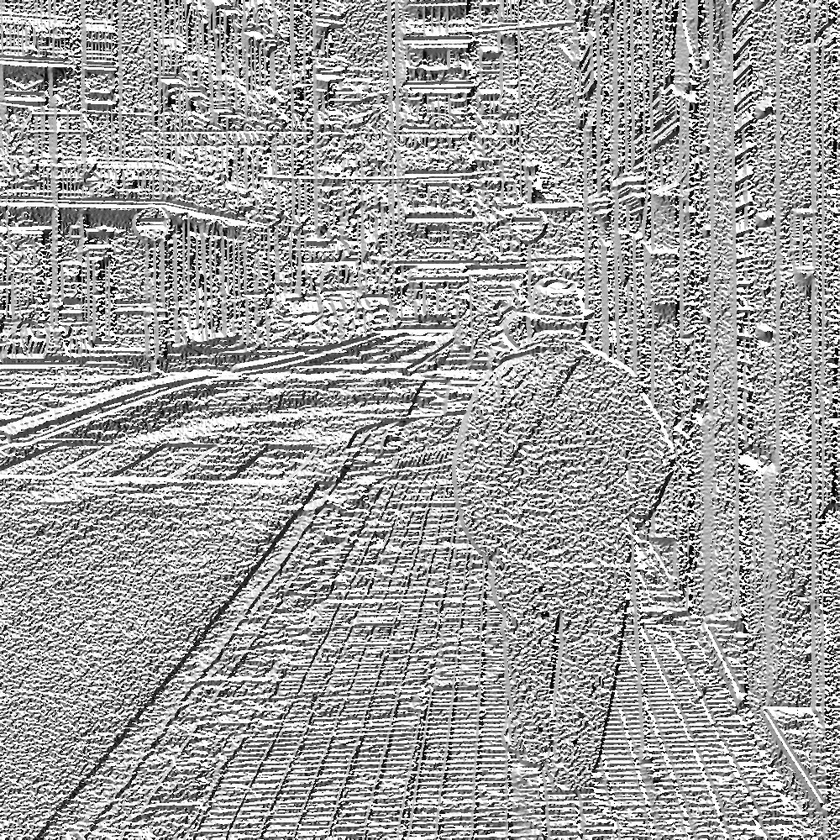
//> input picture direction.jpg, 840 x 840 px, shrunk from 1000 x 1000 before the run
$ ./noentry direction.jpg   (built with g++ and OpenCV 4)
//> lines starting //> are read from the running program, lines starting //| are printed output that depends on the picture; after the words box and inside, x2 and y2 are one past the last pixel; in counts of white or black regions, pixels touching at a corner belong together
#include <stdio.h>
#include "opencv2/objdetect/objdetect.hpp"
#include "opencv2/opencv.hpp"
#include "opencv2/core/core.hpp"
#include "opencv2/highgui/highgui.hpp"
#include "opencv2/imgproc/imgproc.hpp"
#include <iostream>
#include <math.h>
#define Pi 3.14159265

using namespace std;
using namespace cv;

int ***malloc3dArray(int dim1, int dim2, int dim3);
int **malloc2dArray(int dim1, int dim2);
void detectAndDisplay( Mat frame );
void sobelXY(Mat &input, int size, Mat &outputX, Mat &outputY);
void threshold(Mat &input, int t);
void houghcircleTrans(int threshold, Mat &magnitude, Mat &direction, vector<Vec3f> &circles);
void houghlineTrans(Mat &input, Mat &direction, Mat &lines);
int calculateTP(vector<Rect> &faces, Rect groundTruth);

// static int H[1000 + 2 * 200][1000 + 2 * 200][200] = {};
// static int H2[1000 + 2 * 200][1000 + 2 * 200] = {};

String cascade_name = "./NoEntrycascade/cascade.xml";
CascadeClassifier cascade;

/** @function main */
int main( int argc, const char** argv )
{
       // 1. Read Input Image
	Mat frame = imread(argv[1], CV_LOAD_IMAGE_COLOR);
//> frame is the input picture: 840 rows x 840 cols, CV_8UC3; min 0, max 255, mean 159.8

	// 2. Load the Strong Classifier in a structure called `Cascade'
	if( !cascade.load( cascade_name ) ){ printf("--(!)Error loading\n"); return -1; };

	// 3. Detect Faces and Display Result
	detectAndDisplay( frame );

	// 4. Save Result Image
	imwrite( "detected.jpg", frame );
    imshow("detected", frame);
	return 0;
}

void detectAndDisplay( Mat frame )
{
	std::vector<Rect> faces;
	Mat frame_gray;
    Mat gray;
    vector<Vec3f> circles;
	// 1. Prepare Image by turning it into Grayscale and normalising lighting
	cvtColor( frame, frame_gray, CV_BGR2GRAY );
	equalizeHist( frame_gray, frame_gray );

    GaussianBlur(frame_gray, gray, Size(9, 9), 2, 2, BORDER_REPLICATE);
    // GaussianBlur(frame_gray, gray, Size(3, 3), 0, 0);

    Mat sobelx;
    Mat sobely;
    sobelXY(gray, 3, sobelx, sobely);
//> after the loop in sobelXY, `for ( int i = 0; i < input.rows; i++ )`:
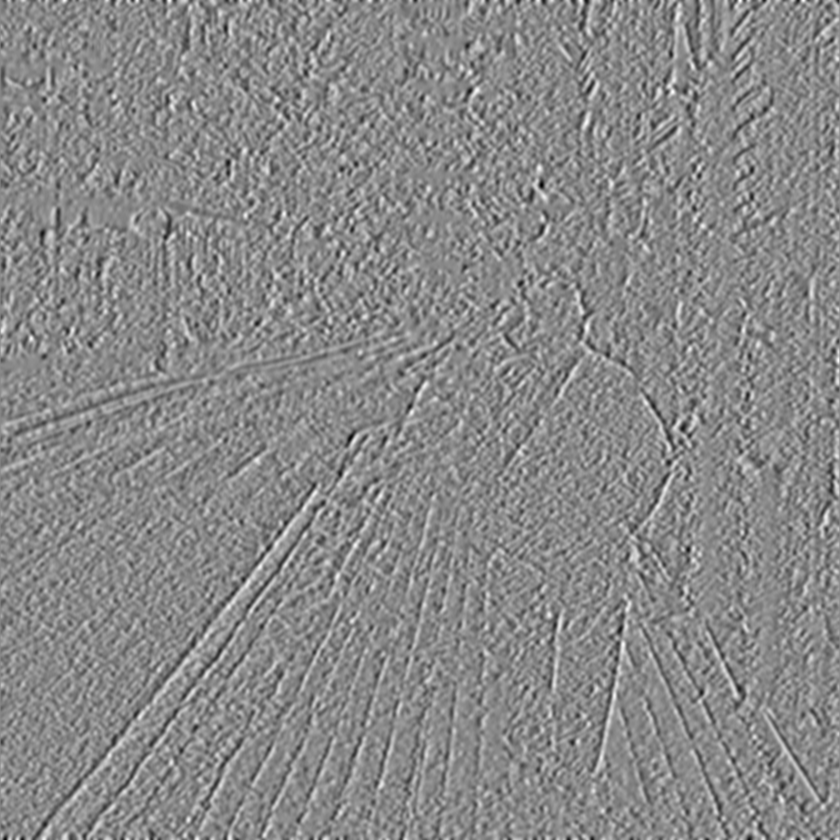
//> outputX: 840 rows x 840 cols, CV_32FC1; min -264, max 227, mean 0; drawn with min black and max white
//> after the loop in sobelXY, `for ( int i = 0; i < input.rows; i++ )`:
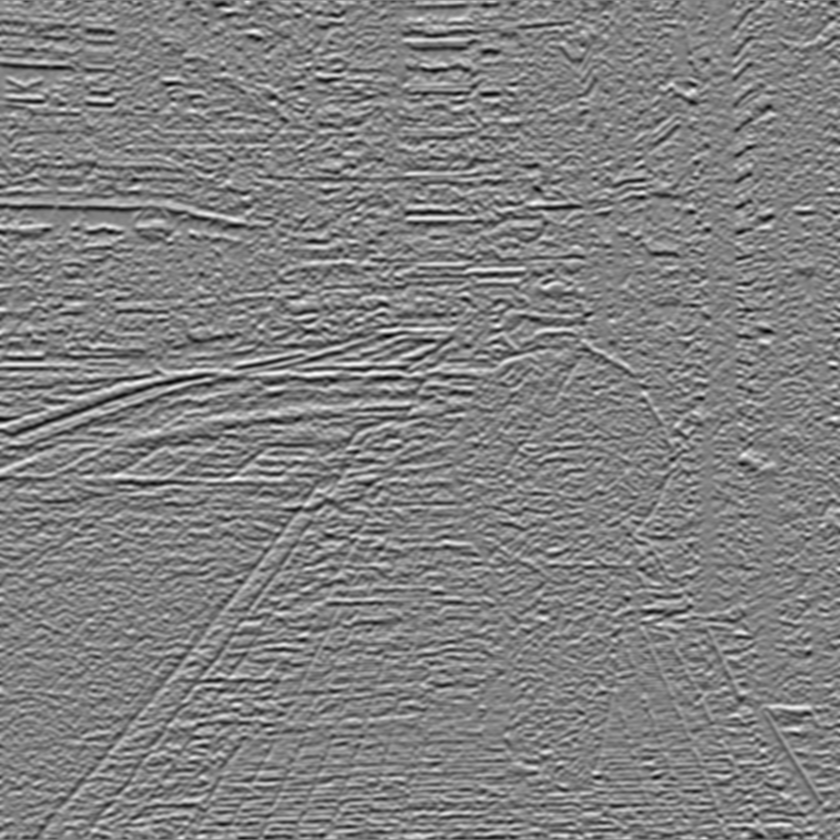
//> outputY: 840 rows x 840 cols, CV_32FC1; min -304, max 295, mean 0; drawn with min black and max white

    Mat magnitude;
    magnitude.create(gray.size(), DataType<float>::type);
    cv::magnitude(sobelx, sobely, magnitude);

    Mat direction;
    cv::phase(sobelx, sobely, direction, false);
    // normalize(magnitude, magnitude, 0, 255, NORM_MINMAX, CV_32F);

    normalize(magnitude, magnitude, 0, 255, NORM_MINMAX, CV_8UC1);
//> magnitude: 840 rows x 840 cols, CV_8UC1
    threshold(magnitude, 70);
    imwrite("threshold_mag.jpg", magnitude);

    Mat thre_line;
    houghlineTrans(magnitude, direction, thre_line);
    houghcircleTrans(70, magnitude, direction, circles);

    cascade.detectMultiScale( frame_gray, faces, 1.1, 1, 0|CV_HAAR_SCALE_IMAGE, Size(10, 10), Size(300,300) );

    // filter by circle
    vector<Rect> no_entry;
    for(size_t i = 0; i < faces.size(); i++) {
        Rect face = faces[i];
        for(size_t j = 0; j < circles.size(); j++) {
            Point center(cvRound(circles[j][0]), cvRound(circles[j][1]));
            if(center.x > face.x && center.x < face.x+face.width && center.y > face.y && center.y < face.y+face.height) {
                no_entry.push_back(face);
                continue;
            }
        }
		rectangle(frame, Point(faces[i].x, faces[i].y), Point(faces[i].x + faces[i].width, faces[i].y + faces[i].height), Scalar( 0, 0, 255 ), 2);
	}

    for(size_t i = 0; i < no_entry.size(); i++) {
        rectangle(frame, Point(no_entry[i].x, no_entry[i].y), Point(no_entry[i].x + no_entry[i].width, no_entry[i].y + no_entry[i].height), Scalar( 0, 255, 0 ), 2);
    }

    for (size_t i = 0; i < circles.size(); i++) {
        Point center(cvRound(circles[i][0]), cvRound(circles[i][1]));
        int radius = cvRound(circles[i][2]);

        // circle( frame, center, 0, Scalar(0, 255, 0), -1, 8, 0 );
        circle( frame, center, radius, Scalar(255, 0, 0), 3, 8, 0 );
    }
    // imshow("dectected", frame);
}

// [15 lines of commented-out code are left out]
int ***malloc3dArray(int dim1, int dim2, int dim3) {
    int i, j, k;
    int ***array = (int ***) malloc(dim1 * sizeof(int **));

    for (i = 0; i < dim1; i++) {
        array[i] = (int **) malloc(dim2 * sizeof(int *));
	    for (j = 0; j < dim2; j++) {
  	        array[i][j] = (int *) malloc(dim3 * sizeof(int));
	    }
    }
    return array;
}

int **malloc2dArray(int dim1, int dim2) {
    int i, j;
    int **array = (int **) malloc(dim1 * sizeof(int *));

    for (i = 0; i < dim1; i++) {
        array[i] = (int *) malloc(dim2 * sizeof(int));
    }
    return array;
}

void threshold(Mat &input, int t) {
//> called with t = 70
	for(int i = 0; i < input.rows; i++) {
		for(int j = 0; j < input.cols; j++) {
			int val = (int) input.at<uchar>(i, j);
			if(val > t) {
				input.at<uchar>(i,j) = (uchar) 255;
			} else {
				input.at<uchar>(i,j) = (uchar) 0;
			}
		}
	}
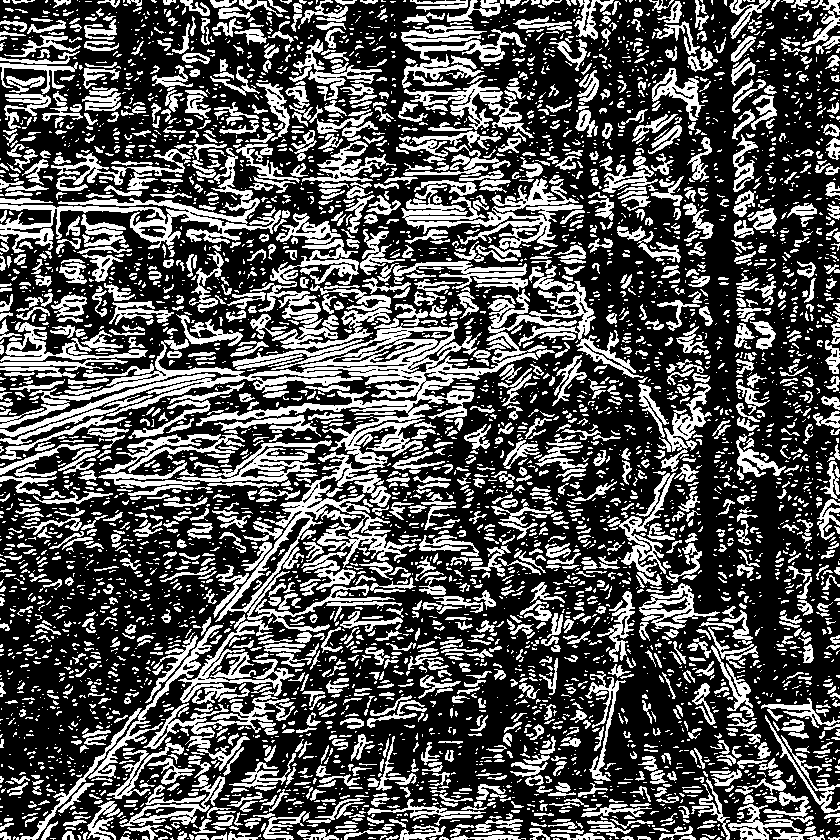
//> input: 840 rows x 840 cols, CV_8UC1; 33.3% white; 5098 white regions (3399 under 20 px), largest, box (x1, y1, x2, y2) and area: (0, 281, 644, 632) 26256, (0, 148, 281, 253) 5162, (143, 614, 295, 749) 4411
}

void houghcircleTrans(int threshold, Mat &magnitude, Mat &direction, vector<Vec3f> &circles) {
    int width = magnitude.rows;
    int height = magnitude.cols;

    int r_min = 0;
    int r_max = 100;

    int ***H = malloc3dArray(width, height, r_max-r_min);
    for (int i = 0; i < width; i++) {
        for (int j = 0; j < height; j++) {
            for (int r = 0; r < r_max; r++) {
                H[i][j][r] = 0;
            }
        }
    }

    // calculate hough space for every different radius
    for (int x = 0; x < width; x++) {
        for (int y = 0; y < height; y++) {
            if(magnitude.at<uchar>(x, y) == 0) continue;

            for (int r = 0; r < r_max; r++) {
                // int x0, y0;
                // x0 = x + r * int(cos(direction.at<float>(x, y)));
                // y0 = y + r * int(sin(direction.at<float>(x, y)));
                int xc = int(r * sin(direction.at<float>(x,y)));
				int yc = int(r * cos(direction.at<float>(x,y)));
				int x0 = x - xc;
				int y0 = y - yc;

                if(x0 >= 0 && x0 < width && y0 >= 0 && y0 < height) {
                    H[x0][y0][r] += 1;
                }

                // x0 = x - r * int(cos(direction.at<float>(x, y)));
                // y0 = y - r * int(sin(direction.at<float>(x, y)));
				int x1 = x + xc;
				int y1 = y + yc;
                if(x1 >= 0 && x1 < width && y1 >= 0 && y1 < height) {
                    H[x1][y1][r] += 1;
                }
            }
        }
    }

    // sum hough space together
    Mat hough_sum(width, height, CV_32FC1);
    for (int x = 0; x < width; x++) {
        for (int y = 0; y < height; y++) {
            for (int r = r_min; r < r_max; r++) {
                hough_sum.at<float>(x,y) += H[x][y][r];
            }
        }
    }

    imwrite("houghCircle_space.jpg", hough_sum);

    // [17 lines of commented-out code are left out]


	for (int x = 0; x < width; x++) {
        for (int y = 0; y < height; y++) {
			map<int, int> hashMap;
            for (int r = r_min; r < r_max; r++) {
				if(H[x][y][r] > 15) hashMap[r] = H[x][y][r];
            }
            bool flag = true;
			for(map<int, int>::const_iterator iterator = hashMap.begin(); iterator != hashMap.end(); iterator++) {
				for(int i = 0; i < circles.size(); i++) {
					Vec3f circle = circles[i];
					int r = circle[2];
					if(iterator->first > r-6 && iterator->first < r+6) flag = false;
				}
				if(flag == true) {
					Vec3f circle(y, x, iterator->first);
					// std::cout << x << ' ' << y << << ' ' << "radius: " << iterator->first << endl;
					circles.push_back(circle);
				}
			}
        }
    }
}

void houghlineTrans(Mat &input, Mat &direction, Mat &lines) {
	int diagnol = sqrt(pow(input.rows,2)+pow(input.cols,2));
//> diagnol = 1187

	int **hough_space = malloc2dArray(diagnol,360);
    for (int i = 0; i < diagnol; i++) {
        for (int j = 0; j < 360; j++) {
            hough_space[i][j] = 0;
        }
    }
    for (int x = 0; x < input.rows; x++) {
        for (int y = 0; y < input.cols; y++) {
			if(input.at<uchar>(x,y) == 255) {
				int th = int(direction.at<float>(x,y)*(180/Pi)) + 180;
				for(int t = th-5; t <= th+5; t++) {
					int theta = (t+360) % 360;
					float radience = (theta-180)*(Pi/180);
					int xc = int(x * sin(radience));
					int yc = int(y * cos(radience));
					int r = xc + yc;
					if(r >= 0 && r <= diagnol) {
						hough_space[r][theta] += 1;
					}
				}
			}
        }
    }

	Mat rtheta(diagnol, 360, CV_32FC1, Scalar(0));

    float max_v = 0.0f;
    for (int r = 0; r < diagnol; r++) {
        for (int t = 0; t < 360; t++) {
			rtheta.at<float>(r,t) = hough_space[r][t];
            if(hough_space[r][t] > max_v) max_v = hough_space[r][t];
        }
    }
//> this loop made 1187 passes
//> max_v on passes 1 to 3: 30, 42, 42
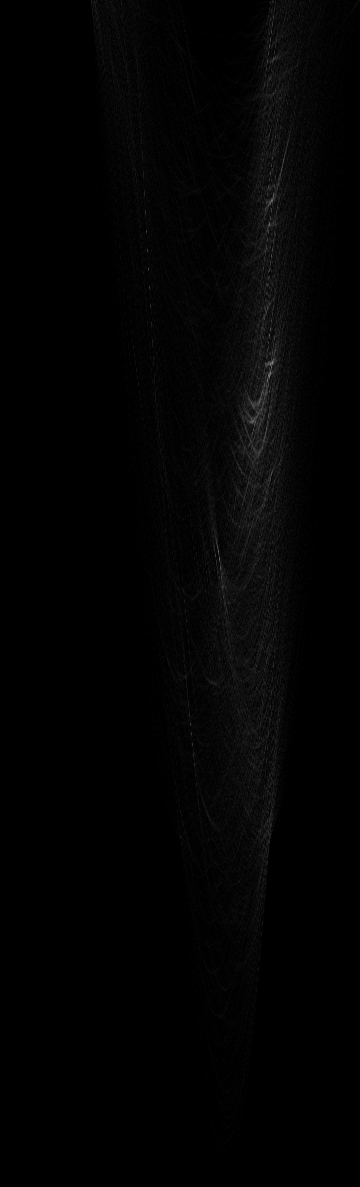
//> rtheta: 1187 rows x 360 cols, CV_32FC1; min 0, max 136, mean 3
//> after the loop, max_v = 136
    // [6 lines of commented-out code are left out]

	Mat img_threshold;
    normalize(rtheta, img_threshold, 0, 255, NORM_MINMAX, CV_8UC1);
	threshold(img_threshold, 10);
//> after the loop in threshold (call 2), `for(int i = 0; i < input.rows; i++)`: input: 1187 rows x 360 cols, CV_8UC1; 17.9% white; 3217 white regions (3153 under 20 px), largest, box (x1, y1, x2, y2) and area: (165, 0, 325, 972) 61315, (91, 0, 155, 249) 4565, (168, 289, 200, 344) 297

	Mat houghLineSpace(input.rows, input.cols, CV_32FC1, Scalar(0));

	for(int r = 0; r < rtheta.rows; r++) {
		for(int th = 0; th < rtheta.cols; th++) {
			if(img_threshold.at<uchar>(r,th) == 255) {
				float radience = (th-180) * (Pi/180);
				for(int x = 0; x < input.cols; x++) {
					int y = ((-cos(radience))/sin(radience))*x + (r/sin(radience));

					if(y >= 0 && y < input.rows) {
						houghLineSpace.at<float>(y,x)++;
					}
				}
			}
		}
	}

	Mat threLines;
    normalize(houghLineSpace, threLines, 0, 255, NORM_MINMAX, CV_8UC1);
    imwrite("hough_lines_space.jpg", houghLineSpace);
	threshold(threLines, 100);
//> call 3 of threshold, with t = 100
//> after the loop in threshold (call 3), `for(int i = 0; i < input.rows; i++)`:
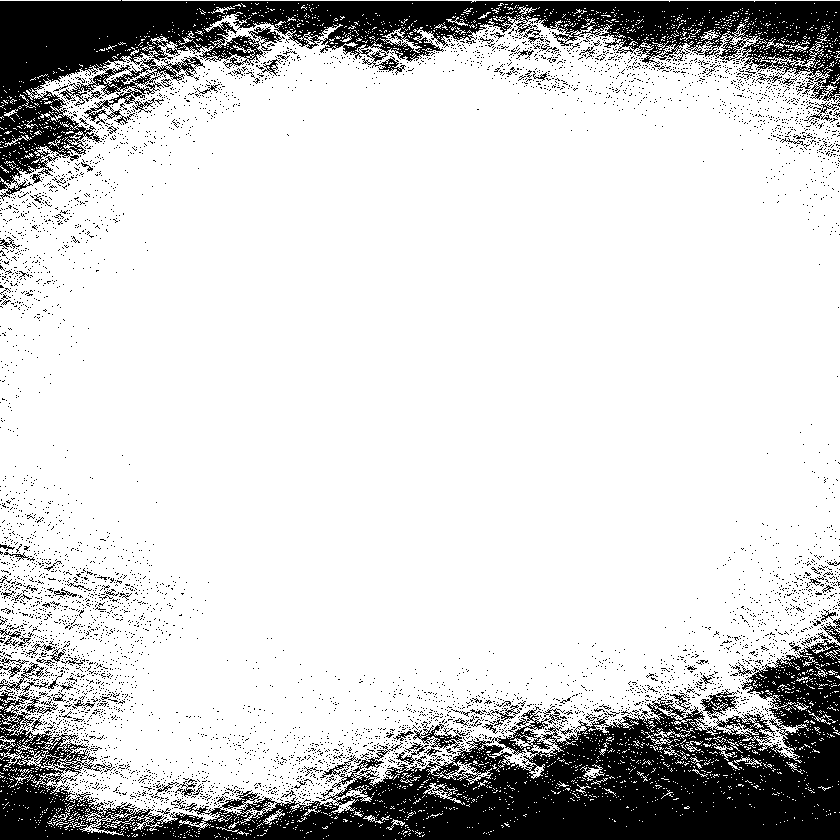
//> input: 840 rows x 840 cols, CV_8UC1; 81.9% white; 5668 black regions (5568 under 20 px), largest, box (x1, y1, x2, y2) and area: (0, 640, 840, 840) 65723, (0, 0, 840, 201) 46045, (248, 26, 285, 51) 276
//> after the loop in houghcircleTrans, `for (int x = 0; x < width; x++)`:
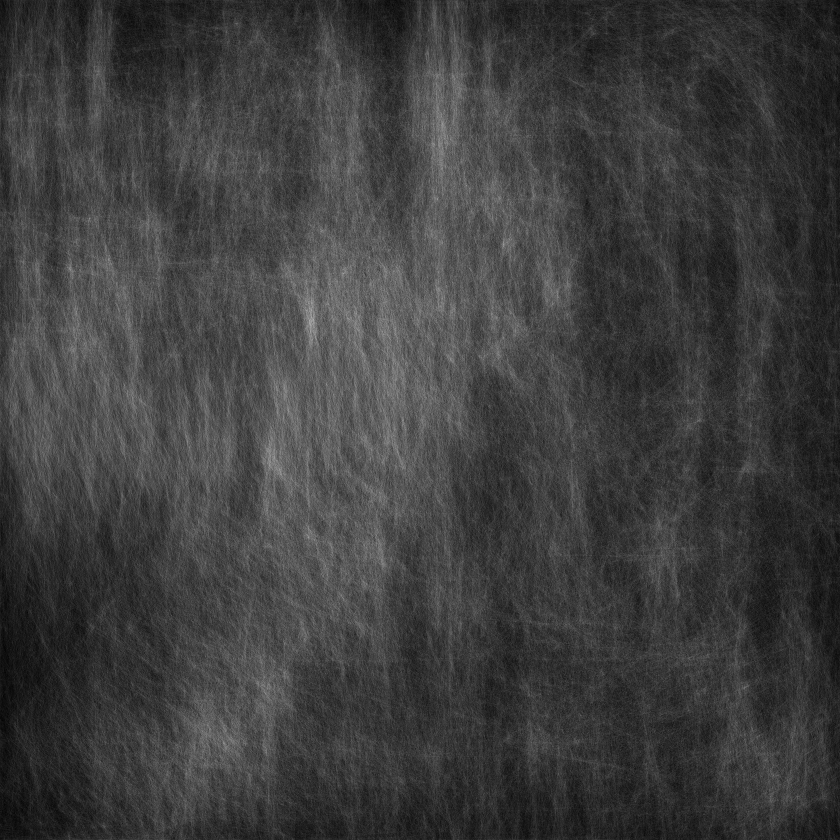
//> hough_sum: 840 rows x 840 cols, CV_32FC1; min 4, max 172, mean 62
//> after the loop in houghcircleTrans, `for (int x = 0; x < width; x++)`: circles = 2 items: [701, 36, 4], [148, 222, 16]
//> in detectAndDisplay, `cascade.detectMultiScale( frame_gray, faces, 1.1, 1, 0|CV_HAAR_SCALE_I..`: faces = 19 Rects (x, y, width, height), first 8: [48, 56, 21, 21], [98, 91, 22, 22], [65, 102, 20, 20], [207, 138, 20, 20], [53, 195, 21, 21], [539, 193, 24, 24], [433, 210, 20, 20], [459, 209, 21, 21]
//> the loop in detectAndDisplay, `for(size_t i = 0; i < faces.size(); i++)` made 19 passes
//> face on passes 1 to 12: Rect(48, 56, 21, 21), Rect(98, 91, 22, 22), Rect(65, 102, 20, 20), Rect(207, 138, 20, 20), Rect(53, 195, 21, 21), Rect(539, 193, 24, 24), Rect(433, 210, 20, 20), Rect(459, 209, 21, 21), Rect(35, 218, 20, 20), Rect(80, 220, 21, 21), Rect(374, 405, 22, 22), Rect(32, 467, 21, 21)
//> the loop in detectAndDisplay, `for (size_t i = 0; i < circles.size(); i++)` made 2 passes
//> after the loop in detectAndDisplay, `for (size_t i = 0; i < circles.size(); i++)`:
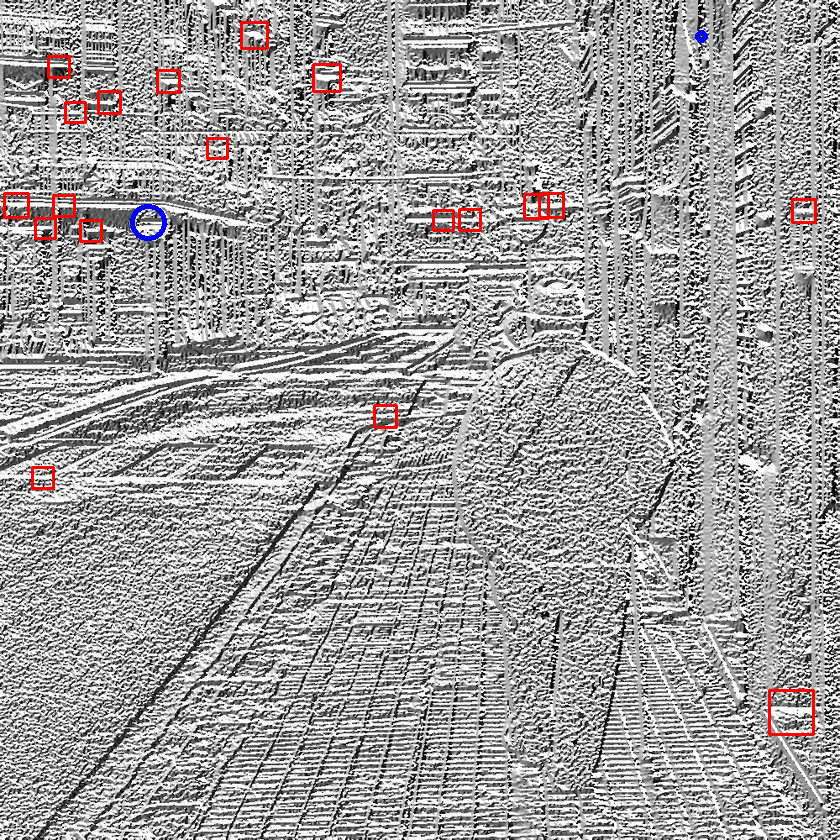
//> frame: 840 rows x 840 cols, CV_8UC3; mean B, G, R 158.7, 158.5, 160.3
    lines = threLines;
    imwrite("threshold_lines.jpg", threLines);
}

void sobelXY(cv::Mat &input, int size, cv::Mat &outputX, cv::Mat &outputY) {
    outputX.create(input.size(), DataType<float>::type);
    outputY.create(input.size(), DataType<float>::type);

    Mat kX = getGaussianKernel(size, -1);
    Mat kY = getGaussianKernel(size, -1);
    Mat sobelx = kX * kY.t();
    Mat sobely = kX * kY.t();

    int kernelRadiusX = (sobelx.size[0] - 1) / 2;
	int kernelRadiusY = (sobely.size[1] - 1) / 2;

    int dx[9] = { -1, 0, 1, -2, 0, 2, -1, 0, 1 };
    int dy[9] = { -1, -2, -1, 0, 0, 0, 1, 2, 1 };
    int index = 0;
    for (int a = -kernelRadiusX; a <= kernelRadiusX; a++) {
        for (int b = -kernelRadiusY; b <= kernelRadiusY; b++) {
            sobelx.at<double>(a + kernelRadiusX, b + kernelRadiusY) = dx[index];
            sobely.at<double>(a + kernelRadiusY, b + kernelRadiusX) = dy[index];
            index++;
        }
    }

    cv::Mat paddedInput;
	cv::copyMakeBorder( input, paddedInput,
		kernelRadiusX, kernelRadiusX, kernelRadiusY, kernelRadiusY,
		cv::BORDER_REPLICATE );

    for ( int i = 0; i < input.rows; i++ ) {
		for( int j = 0; j < input.cols; j++ ) {
			double sumX = 0.0;
            double sumY = 0.0;
			for( int m = -kernelRadiusX; m <= kernelRadiusX; m++ ) {
				for( int n = -kernelRadiusY; n <= kernelRadiusY; n++ ) {
					int imagex = i + m + kernelRadiusX;
					int imagey = j + n + kernelRadiusY;
					int kernelx = m + kernelRadiusX;
					int kernely = n + kernelRadiusY;

					int imageval = (int) paddedInput.at<uchar>( imagex, imagey );
					double kernalXval = sobelx.at<double>( kernelx, kernely );
                    double kernalYval = sobely.at<double>( kernelx, kernely );

					sumX += imageval * kernalXval;
                    sumY += imageval * kernalYval;
				}
			}
			outputX.at<float>(i, j) = (float)sumX;
            outputY.at<float>(i, j) = (float)sumY;
		}
	}
}

// [23 lines left out: function calculateTP, not called in this run]
// ./opencv_traincascade -data NoEntrycascade -vec no_entry.vec -bg negatives.dat -numPos 500 -numNeg 500 -numStages 3 -maxDepth 1 -w 20 -h 20 -minHitRate 0.999 -maxFalseAlarmRate 0.05 -mode ALL
